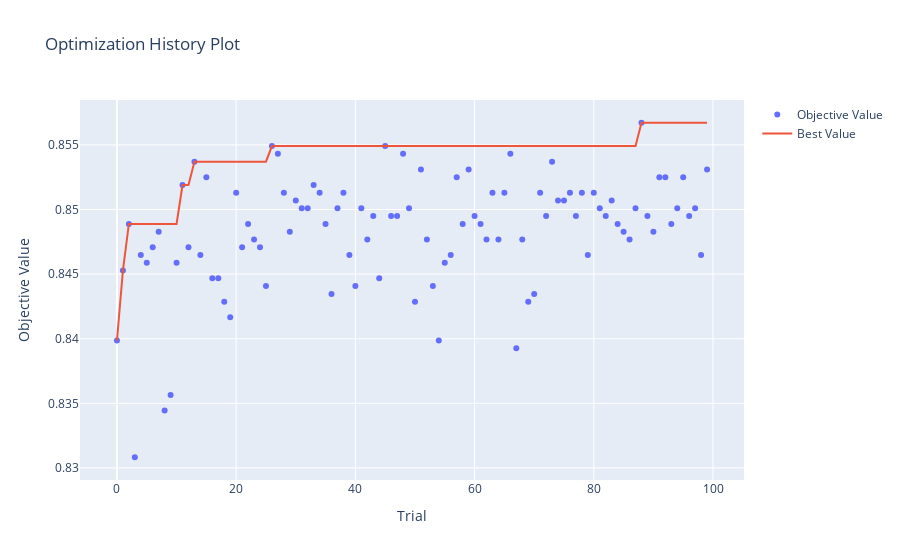

Notebook cell for this chart:
### Code cell
fig3 = optuna.visualization.plot_optimization_history(study)
fig3.show()
